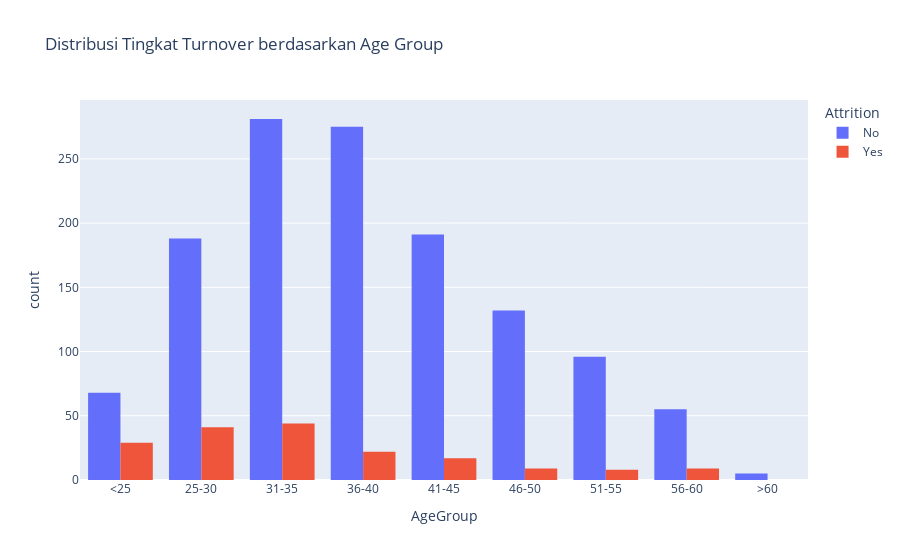

Write notebook code for a chart like this one.
### Markdown cell above
## Bagaimana tingkat turnover (Attrition) berdasarkan Age?

### Code cell
# Membuat bin untuk kolom Age
bin_labels = ['<25', '25-30', '31-35', '36-40', '41-45', '46-50', '51-55', '56-60', '>60']
df['AgeGroup'] = pd.cut(df['Age'], bins=[0, 25, 30, 35, 40, 45, 50, 55, 60, 100], labels=bin_labels, right=False)

# Urut dalam umur
df['AgeGroup'] = pd.Categorical(df['AgeGroup'], categories=bin_labels, ordered=True)

# Distribusi Attrition berdasarkan AgeGroup
fig = px.histogram(df, x='AgeGroup', color='Attrition', barmode='group',
                   title='Distribusi Tingkat Turnover berdasarkan Age Group',
                   category_orders={'AgeGroup': bin_labels},
                   labels={'Attrition': 'Attrition'})
fig.show()

### Figure 1 — Plotly figure (JSON) as saved in the notebook; plotly's stock layout.template omitted (floating-point values rounded to 4 significant figures; data arrays with more than 128 entries replaced by an {"elided": "..."} marker saying what was removed)
{"data": [{"alignmentgroup": "True", "bingroup": "x", "hovertemplate": "Attrition=No<br>AgeGroup=%{x}<br>count=%{y}<extra></extra>", "legendgroup": "No", "marker": {"color": "#636efa", "pattern": {"shape": ""}}, "name": "No", "offsetgroup": "No", "orientation": "v", "showlegend": true, "type": "histogram", "x": {"elided": "1291 str values"}, "xaxis": "x", "yaxis": "y"}, {"alignmentgroup": "True", "bingroup": "x", "hovertemplate": "Attrition=Yes<br>AgeGroup=%{x}<br>count=%{y}<extra></extra>", "legendgroup": "Yes", "marker": {"color": "#EF553B", "pattern": {"shape": ""}}, "name": "Yes", "offsetgroup": "Yes", "orientation": "v", "showlegend": true, "type": "histogram", "x": {"elided": "179 str values"}, "xaxis": "x", "yaxis": "y"}], "layout": {"barmode": "group", "legend": {"title": {"text": "Attrition"}, "tracegroupgap": 0}, "title": {"text": "Distribusi Tingkat Turnover berdasarkan Age Group"}, "xaxis": {"anchor": "y", "categoryarray": ["<25", "25-30", "31-35", "36-40", "41-45", "46-50", "51-55", "56-60", ">60"], "categoryorder": "array", "domain": [0, 1], "title": {"text": "AgeGroup"}}, "yaxis": {"anchor": "x", "domain": [0, 1], "title": {"text": "count"}}}}
